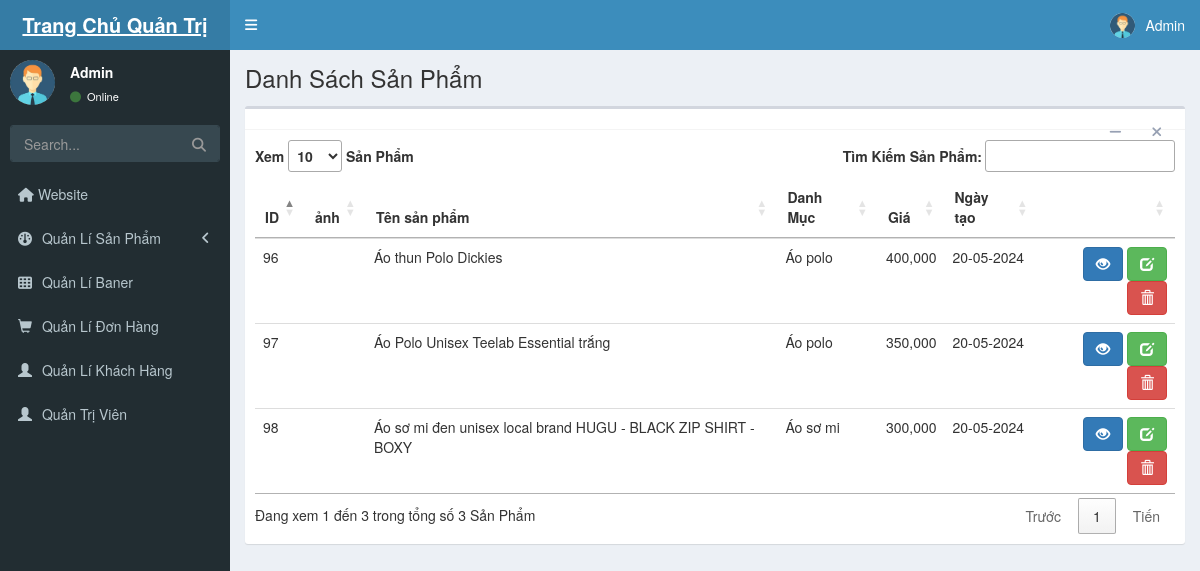
Screenshot of /index.php?module=product (signed in) with the database file from the repository.
### tables this page shows
CREATE TABLE `product` (
  `id` int(11) NOT NULL,
  `category_id` int(11) DEFAULT NULL,
  `name` varchar(200) DEFAULT NULL,
  `image` varchar(200) DEFAULT NULL,
  `content` text DEFAULT NULL,
  `price` float DEFAULT 0,
  `sale_price` float DEFAULT 0,
  `created` datetime DEFAULT current_timestamp(),
  `status` tinyint(1) DEFAULT 1
);

CREATE TABLE `category` (
  `id` int(11) NOT NULL,
  `name` varchar(100) DEFAULT NULL,
  `parent` int(11) DEFAULT 0,
  `status` tinyint(1) DEFAULT 1
);

### index.php (called while the page is built)
<?php include 'header.php'; ?>
<?php
$module = isset($_GET['module']) ? $_GET['module'] : 'main';
$action = isset($_GET['action']) ? $_GET['action'] : 'danh-sach';
include 'modules/'.$module.'/'.$action.'.php';
?>
 <?php include 'footer.php'; ?>

### modules/product/danh-sach.php (the view, shortened to what this page needs)
<?php
  $sql ="SELECT p.id,p.name,p.image,p.price,p.sale_price,p.created,p.content,c.name as 'cat_name' FROM product p JOIN category c ON p.category_id= c.id";
  $product = mysqli_query($conn,$sql);
?>
<section class="content-header">
  <h1>
    Danh Sách Sản Phẩm
  </h1>
</section>
<section class="content">
  <div class="box">
    <div class="box-header with-border">
      <div class="box-tools pull-right">
        <button type="button" class="btn btn-box-tool" data-widget="collapse" data-toggle="tooltip"
                title="Collapse">
          <i class="fa fa-minus"></i></button>
        <button type="button" class="btn btn-box-tool" data-widget="remove" data-toggle="tooltip" title="Remove">
          <i class="fa fa-times"></i></button>
      </div>
    </div>
    <div class="box-body">
      <table class="table table-hover" id="myTable">
        <thead>
          <tr>
            <th>ID</th>
            <th>ảnh</th>
            <th>Tên sản phẩm</th>
            <th>Danh Mục</th>
            <th>Giá</th>
            <th>Ngày tạo</th>
            <th></th>
          </tr>
        </thead>
        <tbody>
          <?php foreach ($product as $pro) {
            ?>
          <tr>
            <td><?php echo $pro['id'];?></td>
            <td>
            </td>
            <td><?php echo $pro['name'];?></td>
            <td><?php echo $pro['cat_name'];?></td>
            <td><?php echo number_format($pro['price']);?></td>
            <td><?php echo date('d-m-Y',strtotime($pro['created'])); ?></td>
            <td class="text-right">
                      <a class="btn btn-primary" data-toggle="modal" id='xem' value ="xem" href='#modal-<?php echo $pro['id']; ?>'><i class="glyphicon glyphicon-eye-open"></i></a>
                    <a href="index.php?module=product&action=sua&id=<?php echo $pro['id']; ?>" class="btn btn btn-success"><span class="glyphicon glyphicon-edit
                      glyphicon "></span></a>
                    <a href="index.php?module=product&action=xoa&id=<?php echo $pro['id'];?>" class="btn btn-danger" onclick="return confirm('bạn có chắc chắn muốn xóa không?')"><span class="glyphicon glyphicon-trash"></span></a>
            </td>
          </tr>
          <?php }
            ?>
        </tbody>
      </table>
    </div>
</div>
</section>

### rows the page displays
product: id "96", name "Áo thun Polo Dickies", category.name "Áo polo", price "400,000", created "20-05-2024"
product: id "97", name "Áo Polo Unisex Teelab Essential trắng", category.name "Áo polo", price "350,000", created "20-05-2024"
product: id "98", name "Áo sơ mi đen unisex local brand HUGU - BLACK ZIP SHIRT - BOXY", category.name "Áo sơ mi", price "300,000", created "20-05-2024"

### other values shown
$admin['name'] "Admin"
